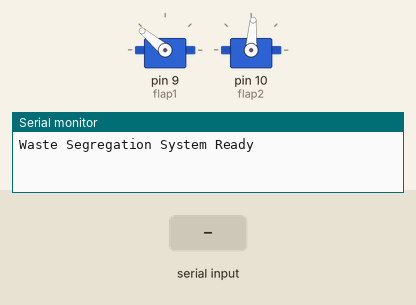
This sketch was run on a simulated Arduino Uno, built with avr-gcc and run on an emulated ATmega328P. On the bench: 2 × servo, the last lines printed to the serial monitor. The test bench sets the inputs (shaded band).

Above: at 1.2 s.
1.3 s: "bin1\n" received over Serial
At 1.77 s:
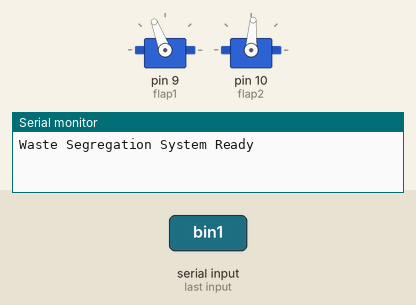
At 3.3 s:
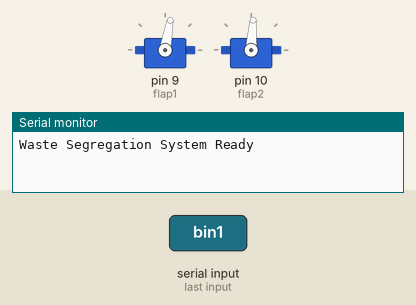
3.7 s: "bin2\n" received over Serial
At 8.6 s:
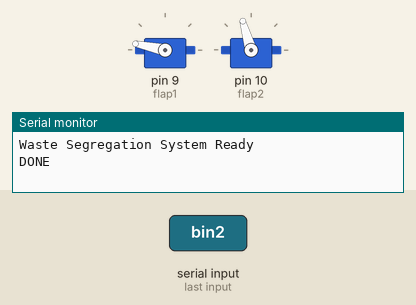
Timing chart, 0 to 15.0 s (numbered marks = the images above; inputs shaded):
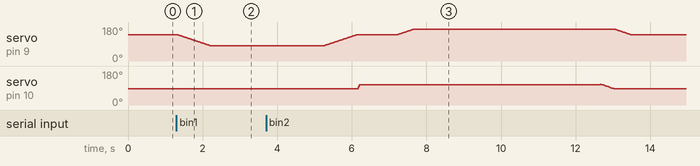

The sketch:

arduino_code.ino
```cpp
#include <Servo.h>

// Pin definitions for ultrasonic sensor
#define TRIG_PIN 2
#define ECHO_PIN 3

// Create servo objects
Servo flap1;
Servo flap2;

// Variables for ultrasonic sensor
long duration;
float distance;

void setup() {
  Serial.begin(9600);

  // Attach servos to pins
  flap1.attach(9);   // Flap1 servo motor
  flap2.attach(10);  // Flap2 servo motor

  // Initialize ultrasonic sensor pins
  pinMode(TRIG_PIN, OUTPUT);
  pinMode(ECHO_PIN, INPUT);

  // Initialize servo positions
  flap1.write(140);  // Initial position for flap1
  flap2.write(86);   // Initial position for flap2

  Serial.println("Waste Segregation System Ready");
}

void loop() {
  if (Serial.available()) {
    String command = Serial.readStringUntil('\n');

    if (command == "read") {
      // Read ultrasonic sensor and send distance back
      float dist = readUltrasonicDistance();
      Serial.println(dist);
    }
    else if (command == "bin1") {
      // Biodegradable waste bin
      // Flap1 movement
      for (int pos = 140; pos >= 80; pos--) {
        flap1.write(pos);
        delay(15);
      }
      delay(3000);
      for (int pos = 80; pos <= 140; pos++) {
        flap1.write(pos);
        delay(15);
      }
      Serial.println("DONE");
    }
    else if (command == "bin2") {
      // Non-biodegradable waste bin
      // Flap2 movement
      for (int pos = 86; pos <= 110; pos+=5) {
        flap2.write(pos);
        delay(15);
      }
      delay(1000);
      // Flap1 movement
      for (int pos = 140; pos <= 168; pos++) {
        flap1.write(pos);
        delay(15);
      }
      delay(5000);
      for (int pos = 110; pos >= 86; pos-=0.05) {
        flap2.write(pos);
        delay(15);
      }
      for (int pos = 168; pos >= 140; pos--) {
        flap1.write(pos);
        delay(15);
      }

      Serial.println("DONE");
    }
    else if (command == "bin3") {
      // Chemical/unknown waste bin
      // Flap1 movement
      for (int pos = 140; pos <= 168; pos++) {
        flap1.write(pos);
        delay(15);
      }
      delay(5000);
      for (int pos = 168; pos >= 140; pos--) {
        flap1.write(pos);
        delay(15);
      }

      Serial.println("DONE");
    }
  }
}

// Function to read distance from ultrasonic sensor
float readUltrasonicDistance() {
  // Clear the trigger pin
  digitalWrite(TRIG_PIN, LOW);
  delayMicroseconds(2);

  // Send 10μs pulse to trigger pin
  digitalWrite(TRIG_PIN, HIGH);
  delayMicroseconds(10);
  digitalWrite(TRIG_PIN, LOW);

  // Read the echo pin with timeout (e.g., 30,000 microseconds = 5   meters max range)
  duration = pulseIn(ECHO_PIN, HIGH, 30000);  // 30ms timeout

  if (duration == 0) {
    // No echo received (timeout), return a large number
    return 999.0;
  }

  // Calculate distance
  // Speed of sound is 343 m/s or 0.0343 cm/μs
  // Distance = (time × speed) / 2
  distance = (duration * 0.0343) / 2;

  return distance;
}
```

Measured:
- after the input at 1.3 s, servo on pin 9 (flap1): moves from 140° to 80° over 0.90 s, starting at once
- after the input at 3.7 s, servo on pin 10 (flap2): rises from 86° to 110° in 6.5 s, then falls to 86° in 0.36 s
